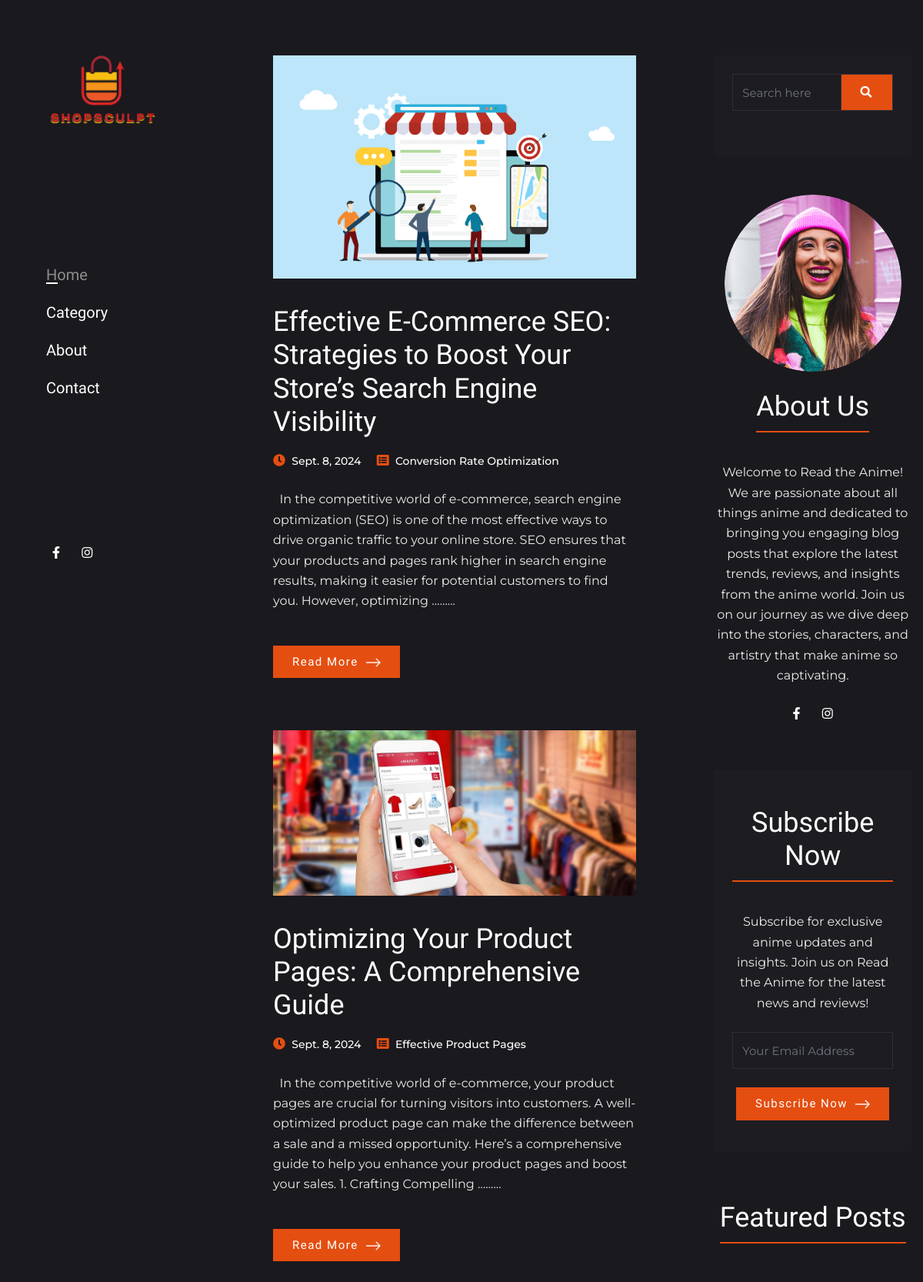
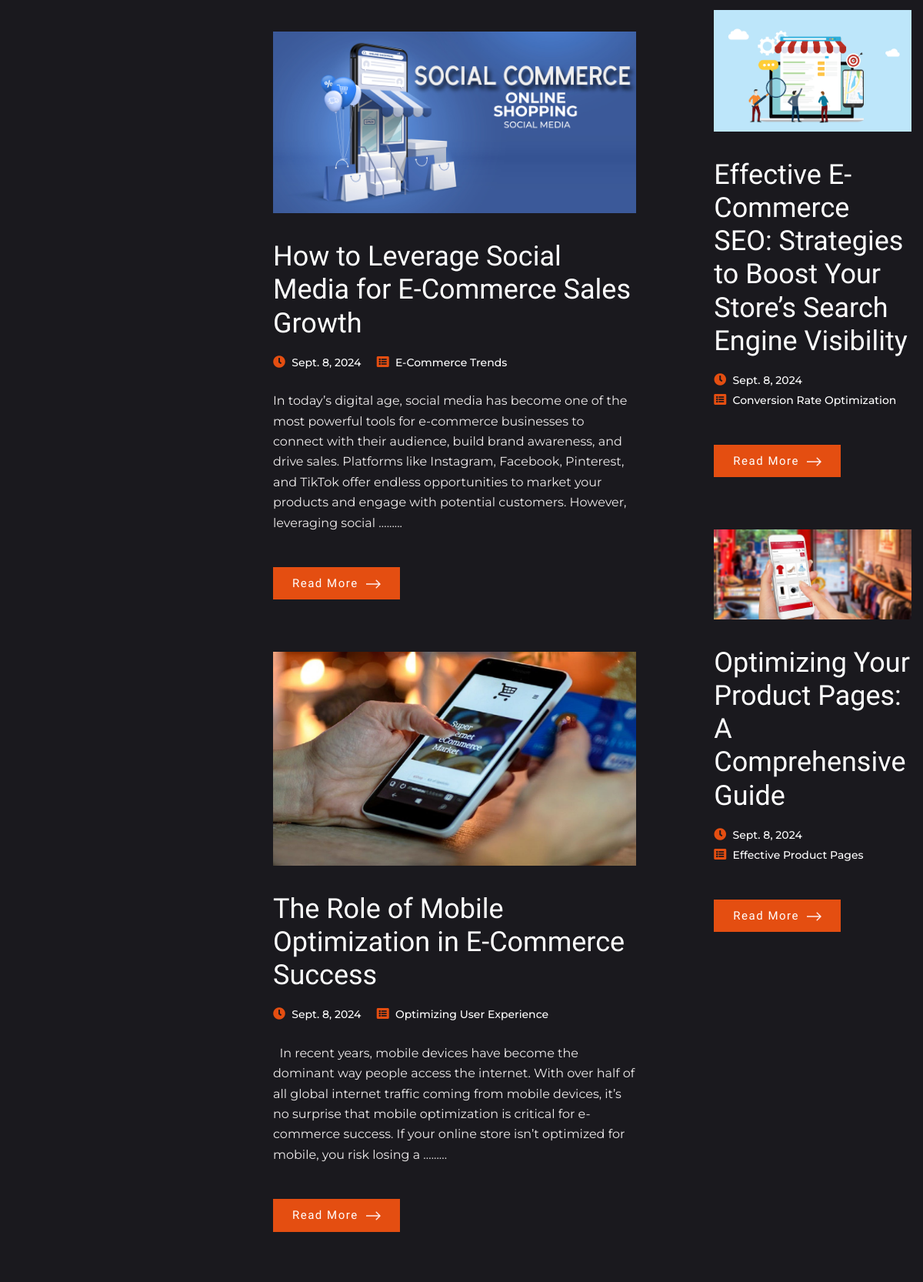
The page / (upper part) on the database its author committed (2 pictures, top to bottom).
### admin_pannel/models.py (models this page shows, shortened)
class Settings(models.Model):
    site_name=models.CharField(max_length=80)
    site_title=models.CharField(max_length=80)
    logo=models.ImageField(upload_to='site_images/', default=True)
    fav_icon=models.ImageField(upload_to='site_images/')
    fb_link=models.CharField(max_length=240)
    insta_link=models.CharField(max_length=240)
    twiter_link=models.CharField(max_length=240)
    linkedin_link=models.CharField(max_length=240)
    pinterest_link=models.CharField(max_length=240)
    footer_text=models.CharField(max_length=240,default='',null=True)

class Post(models.Model):
    title= models.CharField(max_length=200,blank=True, null=True)
    desc=RichTextUploadingField(blank=True, null=True)
    image=models.ImageField(upload_to='blog_images/',null=True,blank=True)
    date=models.DateField(auto_now_add=True,blank=True, null=True)
    category=models.ForeignKey(Category, null=True,related_name='posts', on_delete=models.SET_NULL,default=True)
    author= CurrentUserField()
    featured=models.BooleanField()
    slug=AutoSlugField(populate_from='title',default=None,null=True,unique=True)

class Category(models.Model):
    cat_name=models.CharField(max_length=200)
    cat_image=models.ImageField(max_length=250,null=True,blank=True,default=True)
    slug=AutoSlugField(populate_from='cat_name',default=None,null=True,unique=True)
    def __str__(self):
        return self.cat_name

### frontend/views.py (the view)
# urls.py: path('', views.index,name=""),
def index(request):
    objects=Post.objects.order_by('-date')
    p = Paginator(objects,10)
    p_no=request.GET.get('page')
    posts=p.get_page(p_no)
    total_pages=posts.paginator.num_pages
    title=site_data.site_name +" - " + site_data.site_title
    featured_posts=Post.objects.filter(featured=True)
    mail_form=add_mail()
    if request.method=='GET':
        query=request.GET.get('Search')
        if query != None:
            objects=Post.objects.filter(title__icontains=query)
            p = Paginator(objects,10)
            p_no=request.GET.get('page')
            posts=p.get_page(p_no)
            total_pages=posts.paginator.num_pages
    if request.method=='POST':
        mail_form=add_mail(request.POST)
        if mail_form.is_valid():
            mail_form.save()
            messages.success(request,"Subscribe Successfully")
            return redirect("home")
    return render(request,'frontend/index.html',{'posts':posts,'title':title,'site_data':site_data,'featured_posts':featured_posts,'mail_form':mail_form,'total_pages':[n+1 for n in range(total_pages)]})

### frontend/forms.py
class add_mail(forms.ModelForm):
    address=forms.EmailField(label="",widget=forms.TextInput(attrs={'class':'form-control bg-transparent rounded-0 my-4','placeholder':"Your Email Address",'required':'True'}))
    class Meta:
        model=Mail
        fields=('__all__')

### templates/frontend/index.html (shortened to what this page needs)
{% extends 'frontend/base.html' %}
{% block body_block %}
        <div class="container pt-4 mt-5">
            <div class="row justify-content-between">
                <div class="col-lg-7">
                    {% for post in posts %}
                    <div class="card post-item bg-transparent border-0 mb-5 ">
                        <a href="{% url 'post' post.slug %}">
                            <img class="card-img-top rounded-0" src="media/{{ post.image }}" alt="{{post.title}}">
                        </a>
                        <div class="card-body px-0">
                            <h2 class="card-title">
                                <a class="text-white opacity-75-onHover" href="{% url 'post' post.slug %}">{{post.title}}</a>
                            </h2>
                            <ul class="post-meta mt-3">
                                <li class="d-inline-block mr-3">
                                    <span class="fas fa-clock text-primary"></span>
                                    <a class="ml-1" href="#">{{post.date}}</a>
                                </li>
                                <li class="d-inline-block">
                                    <span class="fas fa-list-alt text-primary"></span>
                                    <a class="ml-1" href="#">{{post.category}}</a>
                                </li>
                            </ul>
                            <p class="card-text my-4">{{post.desc|safe|striptags|truncatewords:50}}......</p>
                            <a href="{% url 'post' post.slug %}" class="btn btn-primary read-more">Read More <img src="images/arrow-right.png" alt=""></a>
                        </div>
                    </div>
                     {% empty %}
                     <div class="widget bg-dark p-4 text-center mx-auto">
                        <br>
                        <h2>No Post Found</h2>
                        <br>
                   </div>
                    {% endfor %}
                </div>
                <div class="col-lg-4 col-md-5">
                    <div class="widget bg-dark p-4 text-center">
                        <form class="search-form" method="GET">
                            <div class="input-group">
                                <input type="search" required class="form-control bg-transparent shadow-none rounded-0" name="Search" placeholder="Search here">
                                <div class="input-group-append">
                                    <button class="btn btn-primary" type="submit">
                                        <span class="fas fa-search"></span>
                                    </button>
                                </div>
                            </div>
                        </form>
                    </div>
                    <div class="widget text-center">
                        <img class="author-thumb-sm rounded-circle d-block mx-auto" src="images/author-sm.png" alt="">
                        <h2 class="widget-title text-white d-inline-block mt-4">About Us</h2>
                        <p class="mt-4">Welcome to Read the Anime! We are passionate about all things anime and dedicated to bringing you engaging blog posts that explore the latest trends, reviews, and insights from the anime world. Join us on our journey as we dive deep into the stories, characters, and artistry that make anime so captivating.</p>
                        <ul class="list-inline mt-3">
    {% if site_data.fb_link == "" %}
    {% else %}
        <li class="list-inline-item">
            <a target="_blank" href="{{site_data.fb_link}}" class="text-white text-red-onHover p-2">
                <span class="fab fa-facebook-f"></span>
            </a>
        </li>
        {% endif %}
    {% if site_data.insta_link == "" %}
    {% else %}
        <li class="list-inline-item">
            <a target="_blank" href="{{site_data.insta_link}}" class="text-white text-red-onHover p-2">
                <span class="fab fa-instagram"></span>
            </a>
        </li>
    {% endif %}
                        </ul>
                    </div>
                    {% if messages %}
                    {% for message in messages %}
                    <div class="widget bg-dark p-4 text-center">
                        <h2 class="widget-title text-white d-inline-block mt-4">Thank You For Subscribing Our Newslatter</h2>
                    </div>
                    {% endfor %}
                    {% else %}
                    <div class="widget bg-dark p-4 text-center">
                        <h2 class="widget-title text-white d-inline-block mt-4">Subscribe Now</h2>
                        <p class="mt-4">Subscribe for exclusive anime updates and insights. Join us on Read the Anime for the latest news and reviews!</p>
                        <form action="" method="POST">
                            <div class="form-group">
                                {{ mail_form.as_p }}
                                <button type="submit"  class="btn btn-primary">Subscribe Now <img src="images/arrow-right.png"  alt=""></button>
                            </div>
                        </form>
                    </div>
                    {% endif %}
                    <div class="widget">
                        <div class="mb-5 text-center">
                            <h2 class="widget-title text-white d-inline-block">Featured Posts</h2>
                        </div>
                        {% for post in featured_posts %}
                        <div class="card post-item bg-transparent border-0 mb-5">
                            <a href="{% url 'post' post.slug %}">
                                <img class="card-img-top rounded-0" src="{{ post.image.url }}" alt="{{post.title}}">
                            </a>
                            <div class="card-body px-0">
                                <h2 class="card-title">
                                    <a class="text-white opacity-75-onHover" href="{% url 'post' post.slug %}">{{post.title}}</a>
                                </h2>
                                <ul class="post-meta mt-3 mb-4">
                                    <li class="d-inline-block mr-3">
                                        <span class="fas fa-clock text-primary"></span>
                                        <a class="ml-1" href="#">{{post.date}}</a>
                                    </li>
                                    <li class="d-inline-block">
                                        <span class="fas fa-list-alt text-primary"></span>
                                        <a class="ml-1" href="#">{{post.category}}</a>
                                    </li>
                                </ul>
                                <a href="{% url 'post' post.slug %}" class="btn btn-primary read-more">Read More <img src="images/arrow-right.png" alt=""></a>
                            </div>
                        </div>
                        {% endfor %}
                    </div>
                </div>
            </div>
        </div>
        {% endblock %}

### templates/frontend/base.html (shortened to what this page needs)
<!DOCTYPE html>
{% load static %}
<html>
<head>
    <link rel="stylesheet" href="{% static "frontend/plugins/bootstrap/bootstrap.min.css" %}">
    <link rel="stylesheet" href="{% static "frontend/plugins/fontawesome/css/all.css" %}">
    <link href="{% static "frontend/css/style.css" %}" rel="stylesheet">
</head>
<body>
    <section class="d-flex">
<aside><div class="sidenav position-sticky d-flex flex-column justify-content-between">
    <a class="navbar-brand" href="{% url 'home' %}" class="logo">
        <img src="{{ site_data.logo.url }}" alt="">
    </a>
    <div class="navbar navbar-dark my-4 p-0 font-primary">
        <ul class="navbar-nav w-100">
            <li class="nav-item active">
                <a class="nav-link text-white px-0 pt-0" href="{% url 'home' %}">Home</a>
            </li>
            <li class="nav-item ">
                <a class="nav-link text-white px-0" href="{% url 'categories' %}">Category</a>
            </li>
            <li class="nav-item ">
                <a class="nav-link text-white px-0" href="{% url 'about' %}">About</a>
            </li>
            <li class="nav-item ">
                <a class="nav-link text-white px-0" href="{% url 'contact' %}">Contact</a>
            </li>
        </ul>
    </div>
 <ul class="list-inline nml-2">
    {% if site_data.fb_link == "" %}
    {% else %}
        <li class="list-inline-item">
            <a target="_blank" href="{{site_data.fb_link}}" class="text-white text-red-onHover p-2">
                <span class="fab fa-facebook-f"></span>
            </a>
        </li>
        {% endif %}
    {% if site_data.insta_link == "" %}
    {% else %}
        <li class="list-inline-item">
            <a target="_blank" href="{{site_data.insta_link}}" class="text-white text-red-onHover p-2">
                <span class="fab fa-instagram"></span>
            </a>
        </li>
    {% endif %}
    </ul>
</div></aside>
    <div class="main-content">
{% block body_block %}
{% endblock %}
    </div>
    </section>
</body>
</html>

### static/frontend/css/style.css (style rules this page uses)
body { color: #efecec; background-color: #1A191E; font-family: "Montserrat", sans-serif; font-size: 16px; line-height: 1.65; overflow-y: hidden; }
body.loaded { overflow-y: scroll; }
.main-content { width: calc(100% - 340px); }
.btn { font-size: 15px; padding: 10px 25px; letter-spacing: 0.1em; color: #ffffff; font-family: "Barlow Condensed", sans-serif; border-radius: 0; border: 0; }
.btn img { margin-left: 5px; width: 19px; position: relative; }
.btn-primary { background-color: #e44e11; }
.search-form { margin-bottom: 35px; }
.search-form input { height: 45px; border-color: #333139; }
.search-form .btn { border: 1px solid #333139; }
.font-primary { font-family: "Barlow Condensed", sans-serif; }
.opacity-0, .opacity-0-onHover, .opacity-25, .opacity-25-onHover, .opacity-50, .opacity-50-onHover, .opacity-75, .opacity-75-onHover, .opacity-1, .opacity-1-onHover { transition: all 0.3s; }
.text-primary, .text-primary-onHover:hover { color: #e44e11 !important; }
.bg-dark { background-color: #1D1C21 !important; }
h1, .h1, h2, .h2, h3, .h3, h4 { font-family: "Barlow Condensed", sans-serif; }
h2, .h2 { font-size: 36px; }
.h4, h5, .h5, h6, .h6, p { font-family: "Montserrat", sans-serif; }
h1, .h1, h2, .h2, h3, .h3, h4, .h4, h5, .h5, h6, .h6, p { margin: 0; }
a { text-decoration: none; display: inline-block; transition: all 0.3s; }
ul, li { padding: 0; margin: 0; }
.sidenav { top: 0; width: 340px; min-height: 100vh; padding: 60px; transition: 0.3s ease; }
.sidenav .navbar-brand img { max-width: 150px; }
.sidenav .nav-link { font-size: 20px; position: relative; display: inline-block; }
.sidenav .nav-link::after { position: absolute; content: ""; height: 2px; width: 0; background-color: #ffffff; left: 0; bottom: 13px; transition: 0.3s; }
.sidenav .nav-link[aria-expanded=true], .sidenav .active .nav-link { color: rgba(255, 255, 255, 0.5) !important; }
.sidenav .nav-link[aria-expanded=true]::after, .sidenav .active .nav-link::after { width: 15px; }
.post-item .card-img-top { transition: 0.3s; }
.post-meta li a { color: #ffffff; font-weight: 500; font-size: 14px; }
.widget { margin-bottom: 50px; }
.widget .form-control { font-size: 15px; color: #ffffff; height: 48px; border: 1px solid #2f2e35 !important; }
.widget-title { border-bottom: 2px solid #e44e11; padding-bottom: 10px; }
.author-thumb-sm { height: auto; max-width: 230px; width: 100%; }
.single-desc h1,h2,h3,h4 { margin: 15px 0; }
.read-more { margin-top: 20px; }

### rows shown on the page
Settings: logo (picture)
Post: image (picture), title "Effective E-Commerce SEO: Strategies to Boost Your Store’s Search Engine Visibility", date "Sept. 8, 2024", category "Conversion Rate Optimization", desc "In the competitive world of e-commerce, search engine optimization (SEO) is one of the most effective ways to drive organic traffic to your online store. SEO ensures that your products and pages rank higher in search engine results, making it easier for potential customers to find you. However, optimizing …"
Post: image (picture), title "Optimizing Your Product Pages: A Comprehensive Guide", date "Sept. 8, 2024", category "Effective Product Pages", desc "In the competitive world of e-commerce, your product pages are crucial for turning visitors into customers. A well-optimized product page can make the difference between a sale and a missed opportunity. Here’s a comprehensive guide to help you enhance your product pages and boost your sales. 1. Crafting Compelling …"
Post: image (picture), title "How to Leverage Social Media for E-Commerce Sales Growth", date "Sept. 8, 2024", category "E-Commerce Trends", desc "In today’s digital age, social media has become one of the most powerful tools for e-commerce businesses to connect with their audience, build brand awareness, and drive sales. Platforms like Instagram, Facebook, Pinterest, and TikTok offer endless opportunities to market your products and engage with potential customers. However, leveraging social …"
Post: image (picture), title "The Role of Mobile Optimization in E-Commerce Success", date "Sept. 8, 2024", category "Optimizing User Experience", desc "In recent years, mobile devices have become the dominant way people access the internet. With over half of all global internet traffic coming from mobile devices, it’s no surprise that mobile optimization is critical for e-commerce success. If your online store isn’t optimized for mobile, you risk losing a …"
